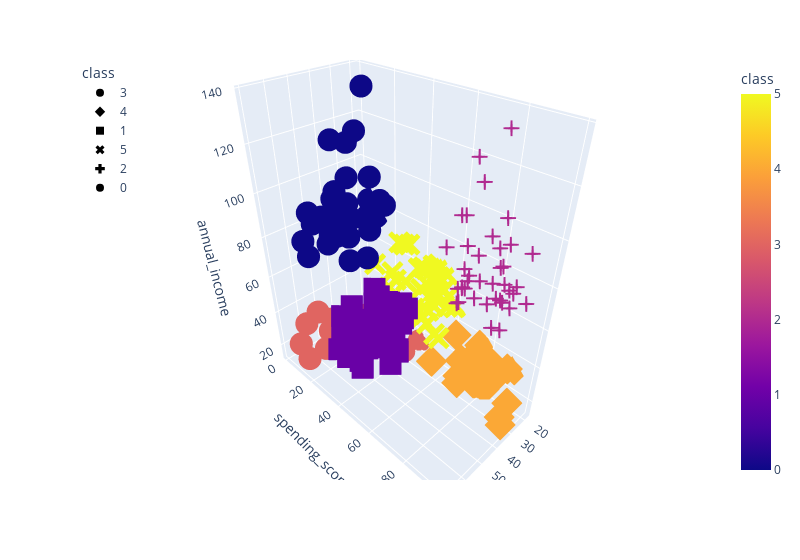

Write notebook code for a chart like this one.
### Code cell
#plot 3D graph
fig = px.scatter_3d(
    six_clusters,
    x = "age",
    y = "spending_score",
    z = "annual_income",
    color = "class",
    symbol = "class",
    width = 800
)

fig.update_layout(legend=dict(x = 0, y = 1))
fig.show()

### Figure 1 — Plotly figure (JSON) as saved in the notebook; plotly's stock layout.template omitted (floating-point values rounded to 4 significant figures)
{"data": [{"hovertemplate": "class=%{marker.color}<br>age=%{x}<br>spending_score=%{y}<br>annual_income=%{z}<extra></extra>", "legendgroup": "3", "marker": {"color": [3, 3, 3, 3, 3, 3, 3, 3, 3, 3, 3, 3, 3, 3, 3, 3, 3, 3, 3, 3, 3, 3], "coloraxis": "coloraxis", "symbol": "circle"}, "mode": "markers", "name": "3", "scene": "scene", "showlegend": true, "type": "scatter3d", "x": [19, 20, 31, 35, 64, 67, 58, 37, 35, 52, 35, 46, 54, 45, 40, 60, 53, 49, 42, 36, 48, 49], "y": [39, 6, 40, 6, 3, 14, 15, 13, 35, 29, 35, 5, 14, 32, 31, 4, 4, 14, 17, 26, 36, 28], "z": [15, 16, 17, 18, 19, 19, 20, 20, 21, 23, 24, 25, 28, 28, 29, 30, 33, 33, 34, 37, 39, 39]}, {"hovertemplate": "class=%{marker.color}<br>age=%{x}<br>spending_score=%{y}<br>annual_income=%{z}<extra></extra>", "legendgroup": "4", "marker": {"color": [4, 4, 4, 4, 4, 4, 4, 4, 4, 4, 4, 4, 4, 4, 4, 4, 4, 4, 4, 4, 4, 4], "coloraxis": "coloraxis", "symbol": "diamond"}, "mode": "markers", "name": "4", "scene": "scene", "showlegend": true, "type": "scatter3d", "x": [21, 23, 22, 23, 30, 35, 24, 22, 20, 35, 25, 31, 29, 35, 23, 21, 18, 21, 30, 20, 24, 24], "y": [81, 77, 76, 94, 72, 99, 77, 79, 66, 98, 73, 73, 82, 61, 87, 73, 92, 81, 73, 75, 92, 65], "z": [15, 16, 17, 18, 19, 19, 20, 20, 21, 23, 24, 25, 28, 28, 29, 30, 33, 33, 34, 37, 38, 39]}, {"hovertemplate": "class=%{marker.color}<br>age=%{x}<br>spending_score=%{y}<br>annual_income=%{z}<extra></extra>", "legendgroup": "1", "marker": {"color": [1, 1, 1, 1, 1, 1, 1, 1, 1, 1, 1, 1, 1, 1, 1, 1, 1, 1, 1, 1, 1, 1, 1, 1, 1, 1, 1, 1, 1, 1, 1, 1, 1, 1, 1, 1, 1, 1, 1, 1, 1, 1, 1, 1], "coloraxis": "coloraxis", "symbol": "square"}, "mode": "markers", "name": "1", "scene": "scene", "showlegend": true, "type": "scatter3d", "x": [65, 50, 49, 59, 50, 47, 51, 69, 53, 70, 67, 54, 63, 43, 68, 70, 47, 60, 60, 59, 45, 49, 57, 67, 46, 48, 55, 50, 68, 48, 47, 48, 49, 67, 49, 66, 54, 68, 66, 65, 63, 49, 51, 50], "y": [35, 55, 52, 60, 45, 41, 50, 46, 46, 56, 52, 59, 51, 50, 48, 55, 42, 49, 56, 47, 53, 42, 51, 41, 44, 46, 58, 46, 55, 49, 47, 42, 48, 59, 56, 50, 46, 43, 48, 52, 43, 59, 43, 57], "z": [38, 40, 42, 43, 43, 43, 44, 44, 46, 46, 47, 47, 48, 48, 48, 49, 49, 50, 50, 54, 54, 54, 54, 54, 54, 54, 57, 58, 59, 60, 60, 61, 62, 62, 62, 63, 63, 63, 63, 63, 65, 65, 67, 67]}, {"hovertemplate": "class=%{marker.color}<br>age=%{x}<br>spending_score=%{y}<br>annual_income=%{z}<extra></extra>", "legendgroup": "5", "marker": {"color": [5, 5, 5, 5, 5, 5, 5, 5, 5, 5, 5, 5, 5, 5, 5, 5, 5, 5, 5, 5, 5, 5, 5, 5, 5, 5, 5, 5, 5, 5, 5, 5, 5, 5, 5, 5, 5, 5, 5], "coloraxis": "coloraxis", "symbol": "x"}, "mode": "markers", "name": "5", "scene": "scene", "showlegend": true, "type": "scatter3d", "x": [31, 27, 29, 31, 33, 31, 27, 19, 18, 19, 32, 26, 40, 23, 38, 21, 22, 34, 18, 40, 32, 24, 27, 20, 23, 26, 21, 19, 38, 19, 18, 19, 27, 38, 40, 23, 43, 25, 28], "y": [61, 47, 42, 42, 60, 54, 51, 55, 59, 59, 47, 54, 48, 52, 55, 57, 55, 60, 41, 40, 42, 52, 50, 49, 41, 55, 42, 54, 42, 46, 48, 50, 56, 40, 58, 29, 35, 34, 40], "z": [39, 40, 40, 40, 42, 43, 46, 46, 48, 48, 48, 54, 54, 54, 54, 54, 57, 58, 59, 60, 60, 60, 60, 61, 62, 62, 62, 63, 64, 64, 65, 65, 67, 67, 69, 70, 71, 72, 76]}, {"hovertemplate": "class=%{marker.color}<br>age=%{x}<br>spending_score=%{y}<br>annual_income=%{z}<extra></extra>", "legendgroup": "2", "marker": {"color": [2, 2, 2, 2, 2, 2, 2, 2, 2, 2, 2, 2, 2, 2, 2, 2, 2, 2, 2, 2, 2, 2, 2, 2, 2, 2, 2, 2, 2, 2, 2, 2, 2, 2, 2, 2, 2, 2, 2], "coloraxis": "coloraxis", "symbol": "cross"}, "mode": "markers", "name": "2", "scene": "scene", "showlegend": true, "type": "scatter3d", "x": [39, 31, 40, 38, 39, 31, 29, 32, 35, 32, 32, 28, 32, 34, 39, 38, 27, 30, 30, 29, 31, 36, 33, 32, 28, 36, 30, 27, 35, 32, 29, 30, 28, 36, 32, 38, 35, 32, 30], "y": [91, 77, 95, 75, 75, 71, 88, 73, 72, 93, 87, 97, 74, 90, 88, 76, 89, 78, 73, 83, 93, 75, 95, 63, 75, 92, 86, 69, 90, 86, 88, 97, 68, 85, 69, 91, 79, 74, 83], "z": [69, 70, 71, 71, 71, 72, 73, 73, 74, 75, 76, 77, 77, 78, 78, 78, 78, 78, 78, 79, 81, 85, 86, 87, 87, 87, 88, 88, 93, 97, 98, 99, 101, 103, 103, 113, 120, 126, 137]}, {"hovertemplate": "class=%{marker.color}<br>age=%{x}<br>spending_score=%{y}<br>annual_income=%{z}<extra></extra>", "legendgroup": "0", "marker": {"color": [0, 0, 0, 0, 0, 0, 0, 0, 0, 0, 0, 0, 0, 0, 0, 0, 0, 0, 0, 0, 0, 0, 0, 0, 0, 0, 0, 0, 0, 0, 0, 0, 0, 0], "coloraxis": "coloraxis", "symbol": "circle"}, "mode": "markers", "name": "0", "scene": "scene", "showlegend": true, "type": "scatter3d", "x": [59, 47, 20, 44, 19, 57, 25, 48, 34, 43, 44, 47, 37, 34, 56, 19, 50, 42, 36, 40, 36, 52, 58, 59, 37, 46, 41, 54, 41, 34, 33, 47, 45, 32], "y": [11, 9, 5, 7, 10, 5, 12, 36, 22, 17, 20, 16, 1, 1, 35, 5, 26, 20, 27, 13, 10, 13, 15, 14, 32, 15, 39, 24, 17, 23, 8, 16, 28, 18], "z": [71, 71, 73, 73, 74, 75, 77, 77, 78, 78, 78, 78, 78, 78, 79, 81, 85, 86, 87, 87, 87, 88, 88, 93, 97, 98, 99, 101, 103, 103, 113, 120, 126, 137]}], "layout": {"coloraxis": {"colorbar": {"title": {"text": "class"}}, "colorscale": [[0, "#0d0887"], [0.1111, "#46039f"], [0.2222, "#7201a8"], [0.3333, "#9c179e"], [0.4444, "#bd3786"], [0.5556, "#d8576b"], [0.6667, "#ed7953"], [0.7778, "#fb9f3a"], [0.8889, "#fdca26"], [1, "#f0f921"]]}, "legend": {"title": {"text": "class"}, "tracegroupgap": 0, "x": 0, "y": 1}, "margin": {"t": 60}, "scene": {"domain": {"x": [0, 1], "y": [0, 1]}, "xaxis": {"title": {"text": "age"}}, "yaxis": {"title": {"text": "spending_score"}}, "zaxis": {"title": {"text": "annual_income"}}}, "width": 800}}
